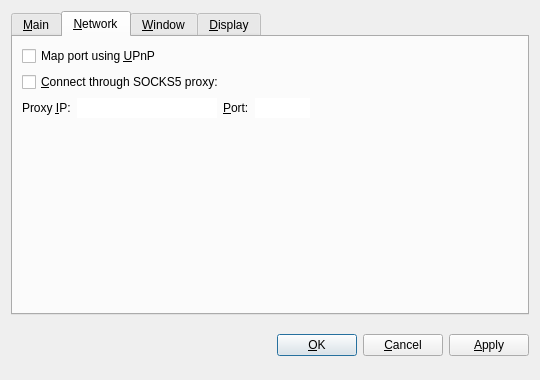
<?xml version="1.0" encoding="UTF-8"?>
<ui version="4.0">
 <class>OptionsDialog</class>
 <widget class="QDialog" name="OptionsDialog">
  <property name="geometry">
   <rect>
    <x>0</x>
    <y>0</y>
    <width>540</width>
    <height>380</height>
   </rect>
  </property>
  <property name="windowTitle">
   <string>Options</string>
  </property>
  <property name="modal">
   <bool>true</bool>
  </property>
  <layout class="QVBoxLayout" name="verticalLayout">
   <item>
    <widget class="QTabWidget" name="tabWidget">
     <property name="tabPosition">
      <enum>QTabWidget::North</enum>
     </property>
     <property name="currentIndex">
      <number>1</number>
     </property>
     <widget class="QWidget" name="tabMain">
      <attribute name="title">
       <string>&amp;Main</string>
      </attribute>
      <layout class="QVBoxLayout" name="verticalLayout_Main">
       <item>
        <widget class="QLabel" name="transactionFeeInfoLabel">
         <property name="text">
          <string>Optional transaction fee per kB that helps make sure your transactions are processed quickly. Most transactions are 1 kB. Fee 0.01 recommended.</string>
         </property>
         <property name="textFormat">
          <enum>Qt::PlainText</enum>
         </property>
         <property name="wordWrap">
          <bool>true</bool>
         </property>
        </widget>
       </item>
       <item>
        <layout class="QHBoxLayout" name="horizontalLayoutFee">
         <item>
          <widget class="QLabel" name="transactionFeeLabel">
           <property name="text">
            <string>Pay transaction &amp;fee</string>
           </property>
           <property name="textFormat">
            <enum>Qt::PlainText</enum>
           </property>
           <property name="buddy">
            <cstring>transactionFee</cstring>
           </property>
          </widget>
         </item>
         <item>
          <widget class="BitcoinAmountField" name="transactionFee"/>
         </item>
         <item>
          <spacer name="horizontalSpacerFee">
           <property name="orientation">
            <enum>Qt::Horizontal</enum>
           </property>
           <property name="sizeHint" stdset="0">
            <size>
             <width>40</width>
             <height>20</height>
            </size>
           </property>
          </spacer>
         </item>
        </layout>
       </item>
       <item>
        <widget class="QLabel" name="reserveBalanceInfoLabel">
         <property name="text">
          <string>Reserved amount does not participate in staking and is therefore spendable at any time.</string>
         </property>
         <property name="textFormat">
          <enum>Qt::PlainText</enum>
         </property>
         <property name="wordWrap">
          <bool>true</bool>
         </property>
        </widget>
       </item>
       <item>
        <layout class="QHBoxLayout" name="horizontalLayoutReserveBalance">
         <item>
          <widget class="QLabel" name="reserveBalanceLabel">
           <property name="text">
            <string>Reserve</string>
           </property>
           <property name="textFormat">
            <enum>Qt::PlainText</enum>
           </property>
           <property name="buddy">
            <cstring>reserveBalance</cstring>
           </property>
          </widget>
         </item>
         <item>
          <widget class="BitcoinAmountField" name="reserveBalance"/>
         </item>
         <item>
          <spacer name="horizontalSpacerReserveBalance">
           <property name="orientation">
            <enum>Qt::Horizontal</enum>
           </property>
           <property name="sizeHint" stdset="0">
            <size>
             <width>40</width>
             <height>20</height>
            </size>
           </property>
          </spacer>
         </item>
        </layout>
       </item>
       <item>
        <widget class="QCheckBox" name="bitcoinAtStartup">
         <property name="toolTip">
          <string>Automatically start Cryptbit after logging in to the system.</string>
         </property>
         <property name="text">
          <string>&amp;Start Cryptbit on system login</string>
         </property>
        </widget>
       </item>
       <item>
        <spacer name="verticalSpacer_Main">
         <property name="orientation">
          <enum>Qt::Vertical</enum>
         </property>
         <property name="sizeHint" stdset="0">
          <size>
           <width>20</width>
           <height>40</height>
          </size>
         </property>
        </spacer>
       </item>
      </layout>
     </widget>
     <widget class="QWidget" name="tabNetwork">
      <attribute name="title">
       <string>&amp;Network</string>
      </attribute>
      <layout class="QVBoxLayout" name="verticalLayout_Network">
       <item>
        <widget class="QCheckBox" name="mapPortUpnp">
         <property name="toolTip">
          <string>Automatically open the Cryptbit client port on the router. This only works when your router supports UPnP and it is enabled.</string>
         </property>
         <property name="text">
          <string>Map port using &amp;UPnP</string>
         </property>
        </widget>
       </item>
       <item>
        <widget class="QCheckBox" name="connectSocks">
         <property name="toolTip">
          <string>Connect to the Cryptbit network through a SOCKS5 proxy (e.g. when connecting through Tor).</string>
         </property>
         <property name="text">
          <string>&amp;Connect through SOCKS5 proxy:</string>
         </property>
        </widget>
       </item>
       <item>
        <layout class="QHBoxLayout" name="horizontalLayout_Network">
         <item>
          <widget class="QLabel" name="proxyIpLabel">
           <property name="text">
            <string>Proxy &amp;IP:</string>
           </property>
           <property name="textFormat">
            <enum>Qt::PlainText</enum>
           </property>
           <property name="buddy">
            <cstring>proxyIp</cstring>
           </property>
          </widget>
         </item>
         <item>
          <widget class="QValidatedLineEdit" name="proxyIp">
           <property name="maximumSize">
            <size>
             <width>140</width>
             <height>16777215</height>
            </size>
           </property>
           <property name="toolTip">
            <string>IP address of the proxy (e.g. 127.0.0.1)</string>
           </property>
           <property name="frame">
            <bool>false</bool>
           </property>
          </widget>
         </item>
         <item>
          <widget class="QLabel" name="proxyPortLabel">
           <property name="text">
            <string>&amp;Port:</string>
           </property>
           <property name="textFormat">
            <enum>Qt::PlainText</enum>
           </property>
           <property name="buddy">
            <cstring>proxyPort</cstring>
           </property>
          </widget>
         </item>
         <item>
          <widget class="QLineEdit" name="proxyPort">
           <property name="maximumSize">
            <size>
             <width>55</width>
             <height>16777215</height>
            </size>
           </property>
           <property name="toolTip">
            <string>Port of the proxy (e.g. 9050)</string>
           </property>
           <property name="frame">
            <bool>false</bool>
           </property>
          </widget>
         </item>
         <item>
          <spacer name="horizontalSpacer_Network">
           <property name="orientation">
            <enum>Qt::Horizontal</enum>
           </property>
           <property name="sizeHint" stdset="0">
            <size>
             <width>40</width>
             <height>20</height>
            </size>
           </property>
          </spacer>
         </item>
        </layout>
       </item>
       <item>
        <spacer name="verticalSpacer_Network">
         <property name="orientation">
          <enum>Qt::Vertical</enum>
         </property>
         <property name="sizeHint" stdset="0">
          <size>
           <width>20</width>
           <height>40</height>
          </size>
         </property>
        </spacer>
       </item>
      </layout>
     </widget>
     <widget class="QWidget" name="tabWindow">
      <attribute name="title">
       <string>&amp;Window</string>
      </attribute>
      <layout class="QVBoxLayout" name="verticalLayout_Window">
       <item>
        <widget class="QCheckBox" name="minimizeToTray">
         <property name="toolTip">
          <string>Show only a tray icon after minimizing the window.</string>
         </property>
         <property name="text">
          <string>&amp;Minimize to the tray instead of the taskbar</string>
         </property>
        </widget>
       </item>
       <item>
        <widget class="QCheckBox" name="minimizeOnClose">
         <property name="toolTip">
          <string>Minimize instead of exit the application when the window is closed. When this option is enabled, the application will be closed only after selecting Quit in the menu.</string>
         </property>
         <property name="text">
          <string>M&amp;inimize on close</string>
         </property>
        </widget>
       </item>
       <item>
        <spacer name="verticalSpacer_Window">
         <property name="orientation">
          <enum>Qt::Vertical</enum>
         </property>
         <property name="sizeHint" stdset="0">
          <size>
           <width>20</width>
           <height>40</height>
          </size>
         </property>
        </spacer>
       </item>
      </layout>
     </widget>
     <widget class="QWidget" name="tabDisplay">
      <attribute name="title">
       <string>&amp;Display</string>
      </attribute>
      <layout class="QVBoxLayout" name="verticalLayout_Display">
       <item>
        <layout class="QHBoxLayout" name="horizontalLayout_1_Display">
         <item>
          <widget class="QLabel" name="langLabel">
           <property name="text">
            <string>User Interface &amp;language:</string>
           </property>
           <property name="textFormat">
            <enum>Qt::PlainText</enum>
           </property>
           <property name="buddy">
            <cstring>lang</cstring>
           </property>
          </widget>
         </item>
         <item>
          <widget class="QValueComboBox" name="lang">
           <property name="toolTip">
            <string>The user interface language can be set here. This setting will take effect after restarting Cryptbit.</string>
           </property>
          </widget>
         </item>
        </layout>
       </item>
       <item>
        <layout class="QHBoxLayout" name="horizontalLayout_2_Display">
         <item>
          <widget class="QLabel" name="unitLabel">
           <property name="text">
            <string>&amp;Unit to show amounts in:</string>
           </property>
           <property name="textFormat">
            <enum>Qt::PlainText</enum>
           </property>
           <property name="buddy">
            <cstring>unit</cstring>
           </property>
          </widget>
         </item>
         <item>
          <widget class="QValueComboBox" name="unit">
           <property name="toolTip">
            <string>Choose the default subdivision unit to show in the interface and when sending coins.</string>
           </property>
          </widget>
         </item>
        </layout>
       </item>
       <item>
        <widget class="QCheckBox" name="coinControlFeatures">
         <property name="toolTip">
          <string>Whether to show coin control features or not.</string>
         </property>
         <property name="text">
          <string>Display coin &amp;control features (experts only!)</string>
         </property>
        </widget>
       </item>
       <item>
        <widget class="QCheckBox" name="minimizeCoinAge">
         <property name="toolTip">
          <string>Whether to select the coin outputs randomly or with minimal coin age.</string>
         </property>
         <property name="text">
          <string>Minimize weight consumption (experimental)</string>
         </property>
        </widget>
       </item>
       <item>
        <widget class="QCheckBox" name="useBlackTheme">
         <property name="text">
          <string>Use black visual theme (requires restart)</string>
         </property>
        </widget>
       </item>
       <item>
        <spacer name="verticalSpacer_Display">
         <property name="orientation">
          <enum>Qt::Vertical</enum>
         </property>
         <property name="sizeHint" stdset="0">
          <size>
           <width>20</width>
           <height>40</height>
          </size>
         </property>
        </spacer>
       </item>
      </layout>
     </widget>
    </widget>
   </item>
   <item>
    <layout class="QHBoxLayout" name="horizontalLayout_Buttons">
     <item>
      <spacer name="horizontalSpacer_1">
       <property name="orientation">
        <enum>Qt::Horizontal</enum>
       </property>
       <property name="sizeHint" stdset="0">
        <size>
         <width>40</width>
         <height>48</height>
        </size>
       </property>
      </spacer>
     </item>
     <item>
      <widget class="QLabel" name="statusLabel">
       <property name="font">
        <font>
         <weight>75</weight>
         <bold>true</bold>
        </font>
       </property>
       <property name="text">
        <string/>
       </property>
       <property name="textFormat">
        <enum>Qt::PlainText</enum>
       </property>
       <property name="wordWrap">
        <bool>true</bool>
       </property>
      </widget>
     </item>
     <item>
      <spacer name="horizontalSpacer_2">
       <property name="orientation">
        <enum>Qt::Horizontal</enum>
       </property>
       <property name="sizeHint" stdset="0">
        <size>
         <width>40</width>
         <height>48</height>
        </size>
       </property>
      </spacer>
     </item>
     <item>
      <widget class="QPushButton" name="okButton">
       <property name="text">
        <string>&amp;OK</string>
       </property>
      </widget>
     </item>
     <item>
      <widget class="QPushButton" name="cancelButton">
       <property name="text">
        <string>&amp;Cancel</string>
       </property>
       <property name="autoDefault">
        <bool>false</bool>
       </property>
      </widget>
     </item>
     <item>
      <widget class="QPushButton" name="applyButton">
       <property name="text">
        <string>&amp;Apply</string>
       </property>
       <property name="autoDefault">
        <bool>false</bool>
       </property>
      </widget>
     </item>
    </layout>
   </item>
  </layout>
 </widget>
 <customwidgets>
  <customwidget>
   <class>QValidatedLineEdit</class>
   <extends>QLineEdit</extends>
   <header>qvalidatedlineedit.h</header>
  </customwidget>
  <customwidget>
   <class>BitcoinAmountField</class>
   <extends>QLineEdit</extends>
   <header>bitcoinamountfield.h</header>
   <container>1</container>
  </customwidget>
  <customwidget>
   <class>QValueComboBox</class>
   <extends>QComboBox</extends>
   <header>qvaluecombobox.h</header>
  </customwidget>
 </customwidgets>
 <resources/>
 <connections/>
</ui>
